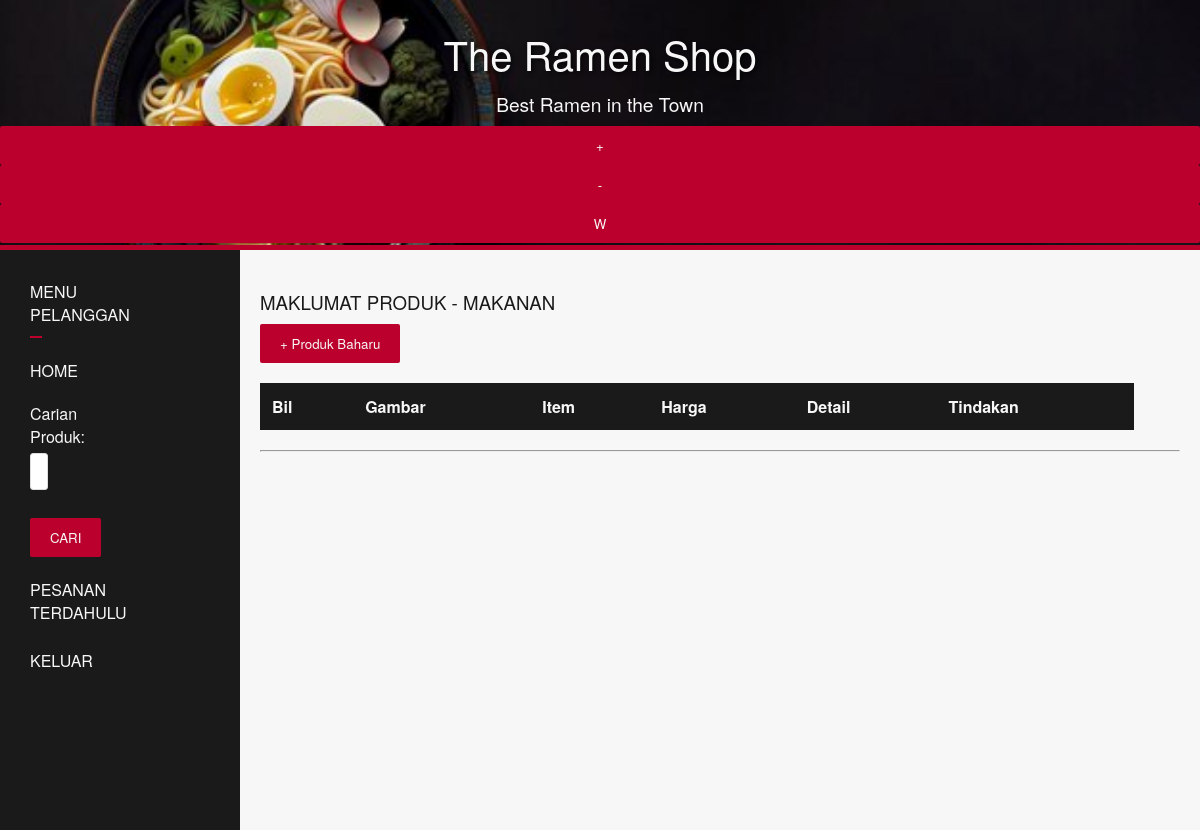
Page /produk.php (signed in) on the earlier database version.
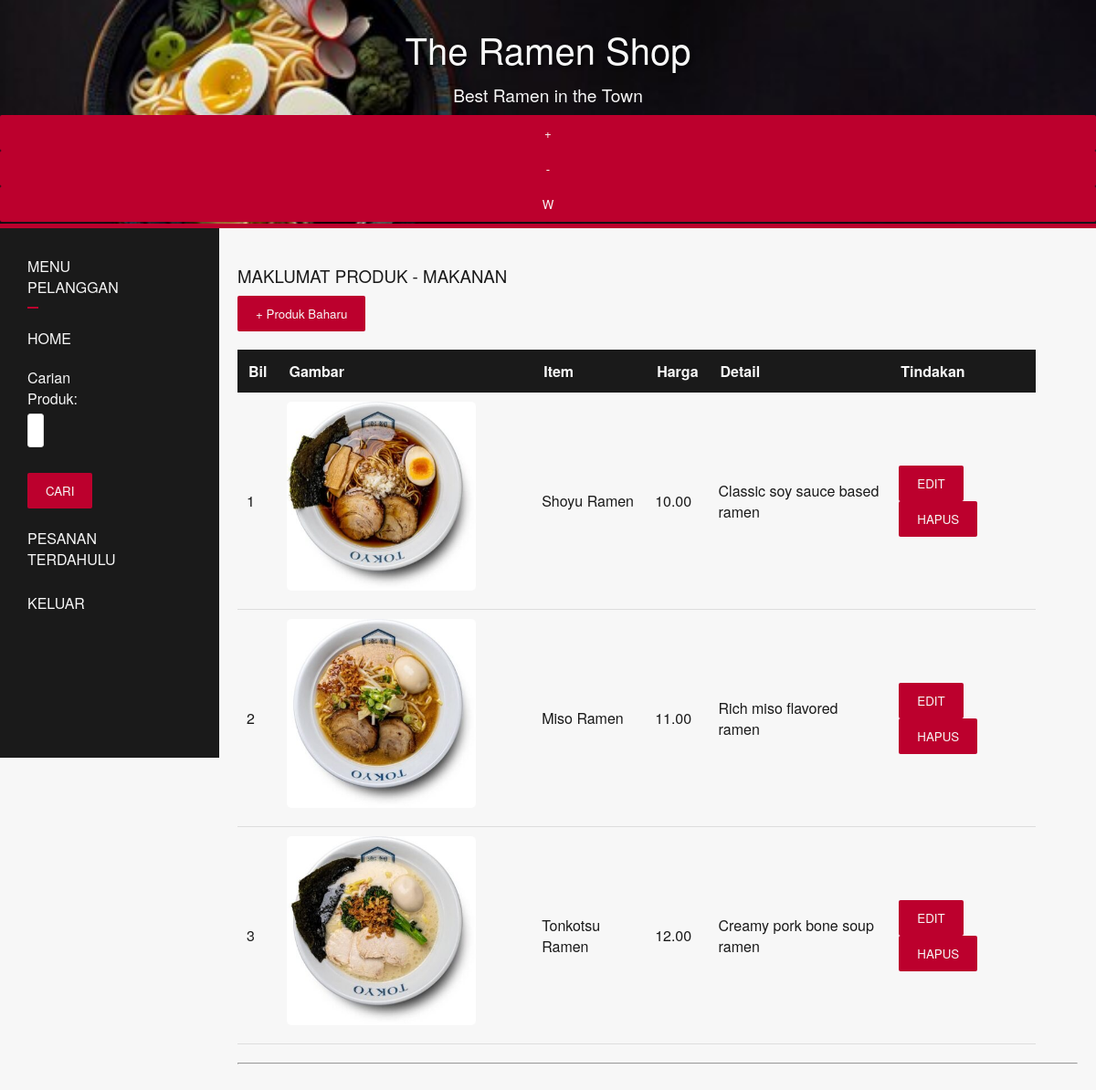
Same page on the later database version.
### tables this page shows
CREATE TABLE `produk` (
  `idProduk` int(11) NOT NULL,
  `namaProduk` varchar(255) DEFAULT NULL,
  `detail` text DEFAULT NULL,
  `harga` decimal(10,2) DEFAULT NULL,
  `gambar` varchar(20) DEFAULT NULL
);

### database.php (called while the page is built, shortened)
<?php
$namasys1 = "The Ramen Shop";
$motto = "Best Ramen in the Town";
$barang="MAKANAN";
?>

### fungsi.php (called while the page is built, shortened)
<?php
function semuaProduk($con){
    $sql = "SELECT * FROM produk";
    $result = mysqli_query($con, $sql);
    return $result;
}
?>

### produk.php (the view, shortened to what this page needs)
<?php
include 'header.php';
include 'fungsi.php';
$produk = semuaProduk($con);
?>
<div id="menu">
    <?php include 'menu.php'; ?>
</div>
 <div id="row">
    <div id="isi">
        <h3>MAKLUMAT PRODUK - <?php echo $barang;?></h3>
        <a href="produk_baru.php"><button>+ Produk Baharu</button></a>
        <table>
            <thead>
                <tr>
                    <th>Bil</th>
                    <th>Gambar</th>
                    <th>Item</th>
                    <th>Harga</th>
                    <th>Detail</th>
                    <th>Tindakan</th>
            </thead>
            <tbody>
                <?php
                $sno=1;
                while($data1 = mysqli_fetch_assoc($produk)){
                ?>
                    <tr>
                        <td><?php echo $sno;?></td>
                        <td><img src="gambar\<?php echo $data1['gambar'];?>"class="product-image"></td>
                        <td><?php echo $data1['namaProduk'];?></td>
                        <td><?php echo number_format($data1['harga'],2);?></td>
                        <td><?php echo $data1['detail'];?></td>
                        <td>
                            <a href="produk_edit.php?id=<?php echo $data1['idProduk'];?>"><button>EDIT</button></a>
                            <a href="produk_hapus.php?id=<?php echo $data1['idProduk'];?>"><button>HAPUS</button></a>
                        </td>
                    </tr>
                    <?php
                    $sno++;
                }
                    ?>
            </tbody>
        </table>
        <hr>
    </div>
</div>

### header.php (shortened to what this page needs)
<?php
require 'database.php';
?>
<link rel="stylesheet" type="text/css" href="style.css">
<div class="header">
    <br>
        <h1><?php echo $namasys1;?></h1>
        <h3><?php echo $motto;?></h3>
     <?php include 'utiliti.php'; ?>
</div>

### utiliti.php (shortened to what this page needs)
<button id="zoomIn">+</button>
<button id="zoomOut">-</button>
<button id="color">W</button>

### menu.php (shortened to what this page needs)
<div id="menu">
    <?php
    if ($_SESSION['level'] == "ADMIN") {
    ?>
        <h4>MENU PENTADBIR</h4>
        <ul>
            <li><a href="dashboard.php">HOME</a></li>
            <li><a href="senarai_pesanan.php">SENARAI PESANAN</a></li>
            <li><a href="produk.php">PRODUK</a></li>
            <li><a href="meja.php">MEJA</a></li>
            <li><a href="laporan.php">LAPORAN</a></li>
            <li><a href="logout.php">KELUAR</a></li>
        </ul>
    <?php
    } else {
    ?>
        <h4>MENU PELANGGAN</h4>
        <ul>
            <li><a href="dashboard.php">HOME</a></li>
            <li><?php include 'produk_cari.php'; ?></li>
            <li><a href="pesanan.php">PESANAN TERDAHULU</a></li>
            <li><a href="logout.php">KELUAR</a></li>
        </ul>
    <?php } ?>
</div>

### produk_cari.php
<form method="post" action="produk_jumpa.php">
    Carian Produk:<br>
    <input type="text" name="carian" size="15%" autofocus>
    <br><br>
    <button type="submit" name="cari">CARI</button>
</form>

### style.css (style rules this page uses)
.header { width: 100%; height: 250px; background: var(--japanese-black) url('gambar/banner.png') center/cover; position: relative; color: var(--japanese-white); text-align: center; display: flex; flex-direction: column; justify-content: center; border-bottom: 5px solid var(--japanese-red); }
.header h1 { font-size: 2.5rem; margin: 0; text-shadow: 2px 2px 4px rgba(0, 0, 0, 0.7); }
.header h3 { font-size: 1.2rem; margin-top: 0.5rem; font-weight: normal; }
#menu { width: 20%; padding: 15px; background-color: var(--japanese-black); color: var(--japanese-white); float: left; min-height: calc(100vh - 250px); }
#menu h3, #menu h4 { color: var(--japanese-white); border-bottom: 2px solid var(--japanese-red); padding-bottom: 10px; margin-top: 0; }
#menu ul { list-style-type: none; padding-left: 0; }
#menu ul li { margin-bottom: 15px; }
#menu a { color: var(--japanese-white); text-decoration: none; transition: color 0.3s; display: block; padding: 5px 0; }
#isi { width: 80%; padding: 20px; float: left; background-color: var(--japanese-white); }
button { background-color: var(--japanese-red); color: var(--japanese-white); padding: 10px 20px; border: none; border-radius: 2px; cursor: pointer; text-decoration: none; font-family: inherit; transition: background-color 0.3s, transform 0.2s; }
table { width: 95%; border-collapse: collapse; margin: 20px 0; }
th { text-align: left; background-color: var(--japanese-black); color: var(--japanese-white); padding: 12px; }
td { padding: 10px; border-bottom: 1px solid #ddd; background-color: var(--japanese-white); }
.product-image { width: 80%; height: auto; border-radius: 5px; margin-bottom: 10px; }
h1, h2, h3, h4 { font-weight: 500; margin-top: 1em; margin-bottom: 0.5em; }
input, textarea, select { padding: 8px; margin: 5px 0; border: 1px solid #ddd; border-radius: 3px; font-family: inherit; width: 100%; box-sizing: border-box; }
* { box-sizing: border-box; }

Differences in the rows shown:
added produk: gambar (picture), namaProduk "Shoyu Ramen", harga "10.00", detail "Classic soy sauce based ramen"
added produk: gambar (picture), namaProduk "Miso Ramen", harga "11.00", detail "Rich miso flavored ramen"
added produk: gambar (picture), namaProduk "Tonkotsu Ramen", harga "12.00", detail "Creamy pork bone soup ramen"
